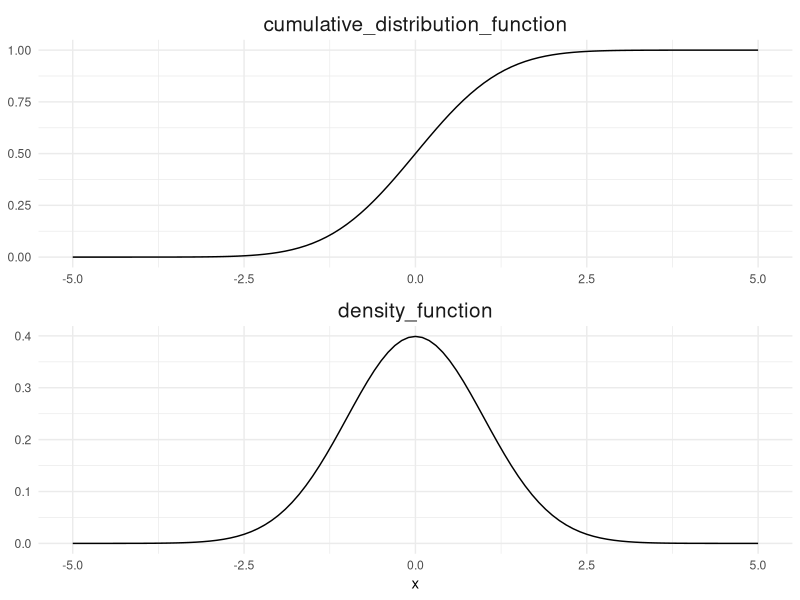

Here is the R script that generated this plot:
## ---- chunk 1
knitr::opts_chunk$set(echo = TRUE)
library(tidyverse)
## ---- chunk 2
.mu <- 0
.sd <- 1
.bin <- 0.1

dat_n <- data.frame(x = seq(-5, 5, by = .bin)) %>% 
  mutate(d = dnorm(x, .mu, .sd),
         q = pnorm(x, .mu, .sd))
## ---- chunk 3
dat_n %>% 
  rename(density_function = d,
         cumulative_distribution_function = q) %>% 
  gather(key, val, -x) %>% 
  ggplot(aes(x, val))+
  geom_path()+
  facet_wrap(~key, ncol = 1, scales = "free")+
  theme_minimal()+
  theme(axis.title.y = element_blank(),
        strip.text = element_text(size = 15))
